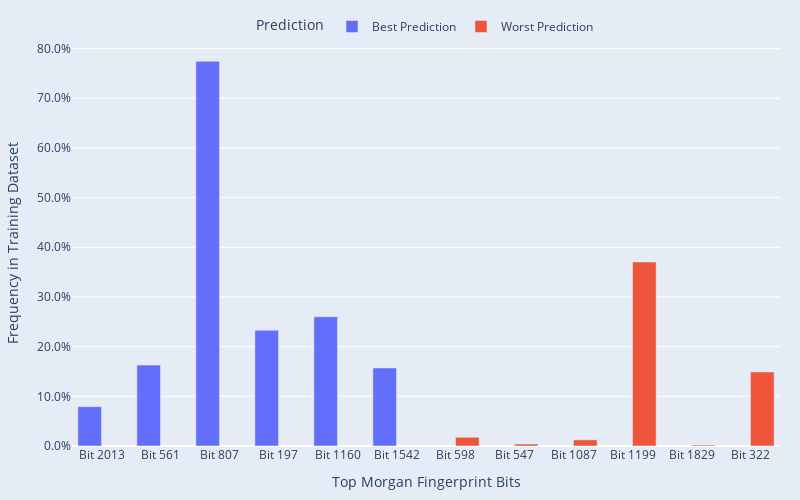

The notebook cell saved with this chart:
### Markdown cell above
## Frequency of top feautures in training dataset

### Code cell
# counting the frequency of the bits in training datasets
import plotly.express as px

dataset_clean = dataset.iloc[:int(0.85*dataset.shape[0]),:]
train_set = dataset_clean.iloc[:int(0.824*dataset_clean.shape[0]),:]
X_train = np.array(train_set['fingerprint'].tolist())
y_train = train_set['rt']

def get_top_bits_indices(shap_values_row, fingerprint_row, num_bits=6):
    # Get indices of bits that are ON (1)
    on_bits = np.where(fingerprint_row == 1)[0]
    # Filter SHAP values for these bits
    relevant_shap = {bit: shap_values_row[bit] for bit in on_bits}
    # Sort by absolute SHAP value
    top_bits = sorted(relevant_shap.keys(), key=lambda x: abs(relevant_shap[x]), reverse=True)[:num_bits]
    return top_bits

# Get top bits
top_bits_best = get_top_bits_indices(shap_values[best_idx], X_ftest[best_idx])
top_bits_worst = get_top_bits_indices(shap_values[worst_idx], X_ftest[worst_idx])

# Prepare data for Plotly
data = []
for bit in top_bits_best:
    ratio = X_train[:, bit].mean()
    data.append({'Bit': f'Bit {bit}', 'Frequency': ratio, 'Prediction': 'Best Prediction'})

for bit in top_bits_worst:
    ratio = X_train[:, bit].mean()
    data.append({'Bit': f'Bit {bit}', 'Frequency': ratio, 'Prediction': 'Worst Prediction'})

df_counts = pd.DataFrame(data)

# Create grouped bar plot
fig = px.bar(df_counts, x='Bit', y='Frequency', color='Prediction', barmode='group',
             color_discrete_map={'Best Prediction': '#636EFA', 'Worst Prediction': '#EF553B'})

# Apply consistent styling
fig.update_layout(
    plot_bgcolor='rgba(229, 236, 246, 1)',
    paper_bgcolor='rgba(229, 236, 246, 1)',
    margin=dict(l=20, r=20, t=40, b=20),
    yaxis_tickformat='.1%',
    xaxis_title="Top Morgan Fingerprint Bits",
    yaxis_title="Frequency in Training Dataset",
    width =800,
    height=500,
    legend=dict(
        orientation="h",
        yanchor="bottom",
        y=1.00,
        xanchor="center",
        x=0.5
    ),
)

fig.show()
fig.write_image("images/Figure-4.9-Morgan-bits-in-training.svg", scale=2)

### Figure 1 — Plotly figure (JSON) as saved in the notebook; plotly's stock layout.template omitted (floating-point values rounded to 4 significant figures)
{"data": [{"alignmentgroup": "True", "hovertemplate": "Prediction=Best Prediction<br>Bit=%{x}<br>Frequency=%{y}<extra></extra>", "legendgroup": "Best Prediction", "marker": {"color": "#636EFA", "pattern": {"shape": ""}}, "name": "Best Prediction", "offsetgroup": "Best Prediction", "orientation": "v", "showlegend": true, "textposition": "auto", "type": "bar", "x": ["Bit 2013", "Bit 561", "Bit 807", "Bit 197", "Bit 1160", "Bit 1542"], "xaxis": "x", "y": [0.07915, 0.1628, 0.7745, 0.2331, 0.2601, 0.1571], "yaxis": "y"}, {"alignmentgroup": "True", "hovertemplate": "Prediction=Worst Prediction<br>Bit=%{x}<br>Frequency=%{y}<extra></extra>", "legendgroup": "Worst Prediction", "marker": {"color": "#EF553B", "pattern": {"shape": ""}}, "name": "Worst Prediction", "offsetgroup": "Worst Prediction", "orientation": "v", "showlegend": true, "textposition": "auto", "type": "bar", "x": ["Bit 598", "Bit 547", "Bit 1087", "Bit 1199", "Bit 1829", "Bit 322"], "xaxis": "x", "y": [0.01762, 0.003889, 0.0124, 0.3703, 0.001944, 0.149], "yaxis": "y"}], "layout": {"barmode": "group", "height": 500, "legend": {"orientation": "h", "title": {"text": "Prediction"}, "tracegroupgap": 0, "x": 0.5, "xanchor": "center", "y": 1, "yanchor": "bottom"}, "margin": {"b": 20, "l": 20, "r": 20, "t": 40}, "paper_bgcolor": "rgba(229, 236, 246, 1)", "plot_bgcolor": "rgba(229, 236, 246, 1)", "width": 800, "xaxis": {"anchor": "y", "domain": [0, 1], "title": {"text": "Top Morgan Fingerprint Bits"}}, "yaxis": {"anchor": "x", "domain": [0, 1], "tickformat": ".1%", "title": {"text": "Frequency in Training Dataset"}}}}
